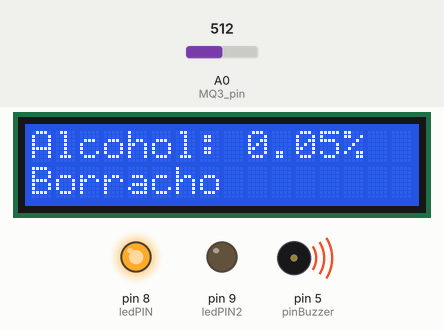
Recording of a sketch running on a simulated Arduino Uno, built with avr-gcc and run on an emulated ATmega328P. Parts: 16×2 character LCD, output pins drawn as LEDs (lit = HIGH), buzzer (waves = sounding). The inputs (shaded band) are chosen by the test bench; at power-on: A0 (MQ3_pin) = 512.

Above: at 1.2 s.
1.3 s: A0 (MQ3_pin) set to 412
At 2.6 s:
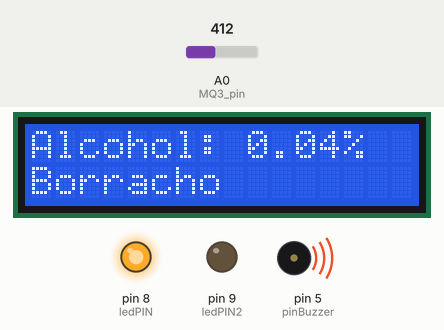
3.6 s: A0 (MQ3_pin) set to 384
At 4.9 s:
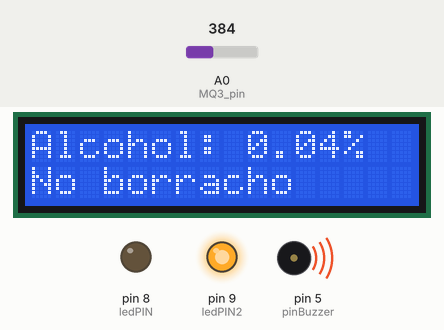
5.6 s: A0 (MQ3_pin) set to 410
At 7.2 s:
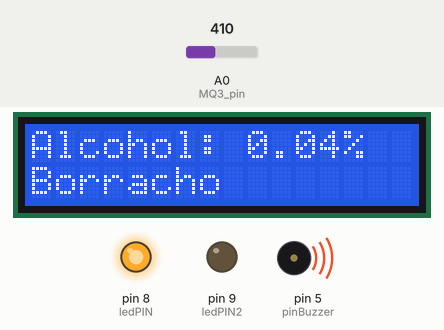
7.7 s: A0 (MQ3_pin) set to 390
At 9.4 s:
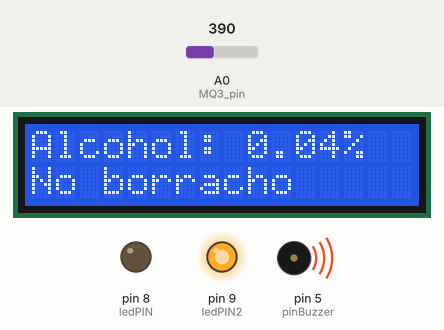
Timing chart, 0 to 10.8 s (numbered marks = the images above; inputs shaded):
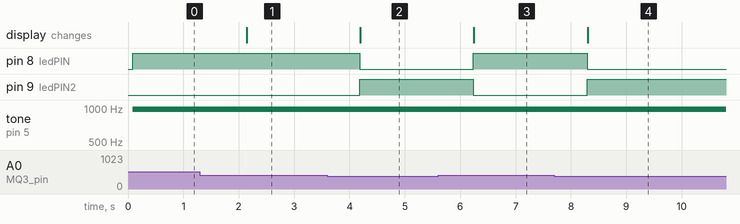

The sketch:

v1.ino
```cpp
//Librerías

//Librerías para la Pantalla LCD
#include <Wire.h>
#include <LiquidCrystal_I2C.h>

LiquidCrystal_I2C lcd(0x27, 16, 2); //Crear objeto de LCD con dirección 0x27 y 16 columnas x 2 filas

//Variables

//Leds
const int ledPIN = 8; //Led Rojo
const int ledPIN2 = 9; //Led Verde

//Buzzer
const byte pinBuzzer = 5;
byte salida = 10;

//Sensor MQ-3
const int MQ3_pin = A0;

//Limite para activar la alarma
int valor_limite= 400;


void setup() {
  //Configuración

  Serial.begin(9600);    //iniciar puerto serie

  //Led
  pinMode(ledPIN , OUTPUT);  //definir pin como salida
  pinMode(ledPIN2 , OUTPUT);  //definir pin como salida

  //Pantalla LCD
  lcd.init(); //Inicializar el LCD
  lcd.backlight(); //Encender la luz de fondo

}

void loop() {
  //Bucle

  //Lectura del sensor
  float valor_alcohol=analogRead(MQ3_pin); //Lee el valor del sensor MQ3
  float porcentaje(valor_alcohol/10000); //Calcula el porcentaje de alcohol detectado


  //Mostrar la lectura en la Pantalla LCD
  lcd.clear();
  lcd.setCursor(0, 0);
  lcd.print("Alcohol: ");
  lcd.print(porcentaje, 2); //Muestra con 2 decimales
  lcd.print("%");

  if(valor_alcohol > valor_limite){
    digitalWrite(ledPIN , HIGH); //Encender Led Rojo
    digitalWrite(ledPIN2, LOW); //Apagar Led Verde
    analogWrite(pinBuzzer, salida); //Encender Buzzer
    lcd.setCursor(0, 1);
    lcd.print("Borracho");
  }else{
    digitalWrite(ledPIN2 , HIGH); //Encender Led Verde
    digitalWrite(ledPIN, LOW);  //Apagar Led Rojo
    analogWrite(pinBuzzer, LOW); //Apagar Buzzer
    lcd.setCursor(0, 1);
    lcd.print("No borracho");
  }

  delay(1000); //Espera un segundo

}
```

Measured:
- the behaviour switches between 401 and 400 on A0 (MQ3_pin) (found by bisection; images 1 and 2)
- after the input at 1.3 s, the display: changes after 0.84 s (image 1)
- after the input at 3.6 s, pin 8 (ledPIN): HIGH → LOW after 0.58 s; pin 9 (ledPIN2): LOW → HIGH after 0.58 s; the display: changes after 0.59 s (image 2)
- after the input at 5.6 s, pin 8 (ledPIN): LOW → HIGH after 0.64 s; pin 9 (ledPIN2): HIGH → LOW after 0.64 s; the display: changes after 0.65 s (image 3)
- after the input at 7.7 s, pin 8 (ledPIN): HIGH → LOW after 0.59 s; pin 9 (ledPIN2): LOW → HIGH after 0.59 s; the display: changes after 0.60 s (image 4)
